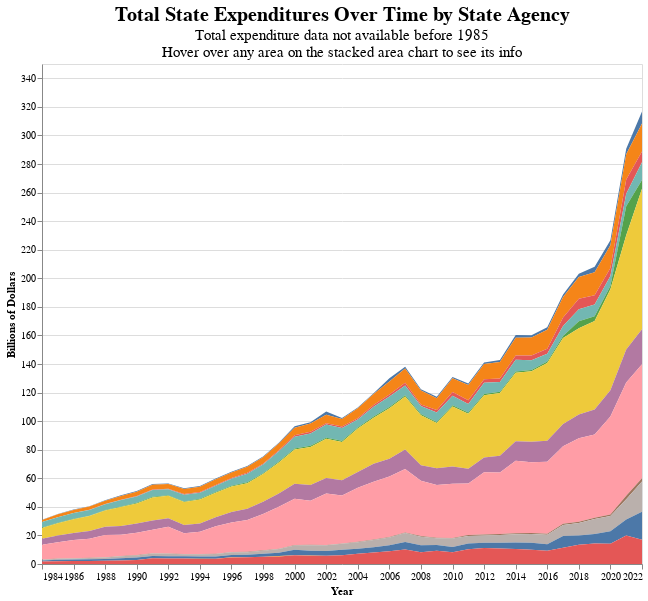

The notebook cell this image was saved under:
### Code cell
agency_grouped = df_non_federal.groupby(['Fiscal Year', 'DOF Agency', 'Year'])['Amount'].sum().reset_index()

agency_grouped['yaxis'] = agency_grouped['Amount']/1000000000


agencydata = alt.Data(values=agency_grouped.to_dict(orient='records'))

# Create a stacked area chart
agencychart = alt.Chart(agencydata).mark_area().encode(
    x=alt.X('Fiscal Year:T', title = 'Year',  axis=alt.Axis(grid=False)),
    y=alt.Y('yaxis:Q', title = 'Billions of Dollars', stack='zero'),  # Use 'stack="zero"' for non-normalized
    color=alt.Color('DOF Agency:N', legend = None),
    tooltip=[
            alt.Tooltip('DOF Agency:N', title='State Agency'),
            alt.Tooltip('Year:O', title='Year'),
            alt.Tooltip('Amount:Q', title='Amount', format='$,.2f')
        ]
).properties(
        title = alt.TitleParams(
            text= ("Total State Expenditures Over Time by State Agency"),
            subtitle= ("Total expenditure data not available before 1985",
                        "Hover over any area on the stacked area chart to see its info"),
            fontSize = 20,
            subtitleFontSize= 15),
    width=600,
    height=500,)

agencychart

### Figure 1 — Vega-Lite specification as saved in the notebook (floating-point values rounded to 4 significant figures; data arrays with more than 128 entries replaced by an {"elided": "..."} marker saying what was removed)
{"usermeta": {"embedOptions": {"theme": "fivethirtyeight"}}, "config": {"view": {"continuousWidth": 400, "continuousHeight": 300}}, "data": {"values": {"elided": "481 records"}}, "mark": "area", "encoding": {"color": {"field": "DOF Agency", "legend": null, "type": "nominal"}, "tooltip": [{"field": "DOF Agency", "title": "State Agency", "type": "nominal"}, {"field": "Year", "title": "Year", "type": "ordinal"}, {"field": "Amount", "format": "$,.2f", "title": "Amount", "type": "quantitative"}], "x": {"axis": {"grid": false}, "field": "Fiscal Year", "title": "Year", "type": "temporal"}, "y": {"field": "yaxis", "stack": "zero", "title": "Billions of Dollars", "type": "quantitative"}}, "height": 500, "title": {"text": "Total State Expenditures Over Time by State Agency", "fontSize": 20, "subtitle": ["Total expenditure data not available before 1985", "Hover over any area on the stacked area chart to see its info"], "subtitleFontSize": 15}, "width": 600, "$schema": "https://vega.github.io/schema/vega-lite/v4.17.0.json"}
